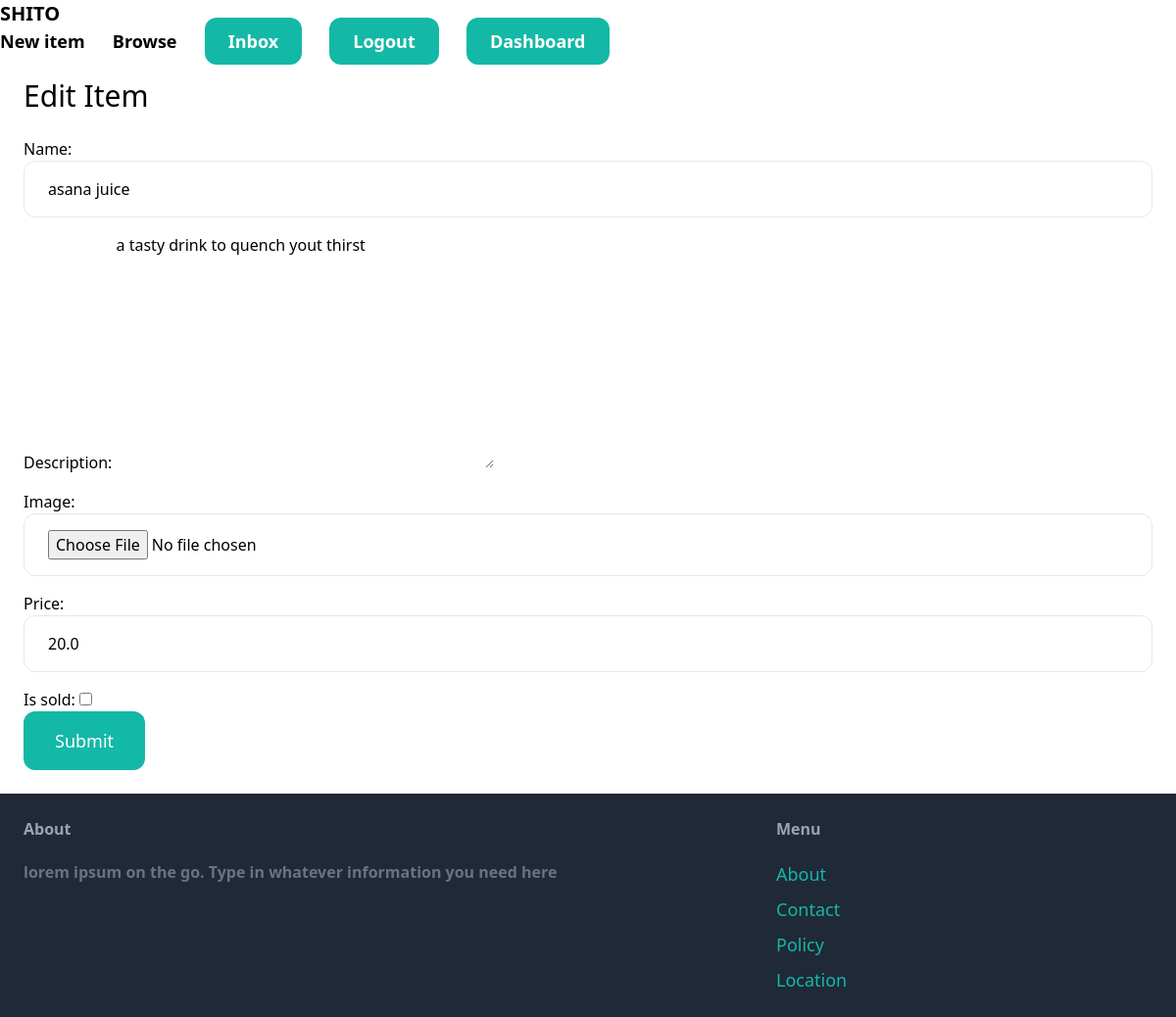
The app's page /item/2/edit/ (signed in) with its own data.
### item/models.py (models this page shows, shortened)
class Item(models.Model):
    category = models.ForeignKey(Category, related_name='items', on_delete=models.CASCADE)
    name = models.CharField(max_length=255)
    description = models.TextField(blank=True, null=True)
    price = models.FloatField()
    image = models.ImageField(upload_to='item_images', blank=True, null=True)
    is_sold = models.BooleanField(default=False)
    created_at = models.DateField(auto_now_add=True)
    created_by = models.ForeignKey(User, related_name='items', on_delete=models.CASCADE)

### item/views.py (the view)
# urls.py: path('<int:pk>/edit/', views.edit, name='edit'),
@login_required
def edit(request, pk):
    item = get_object_or_404(Item, pk = pk, created_by = request.user)
    if request.method == "POST":
        form = EditItemForm(request.POST, request.FILES, instance= item)
        if form.is_valid():
            form.save()
            return redirect('item:detail', pk=item.id)
    else:
        form = EditItemForm(instance= item)
    return render(request, 'item/form.html', {
        'form': form,
        'title': 'Edit Item',
    })

### item/forms.py
class EditItemForm(forms.ModelForm):
    class Meta:
        model = Item
        fields = ('name', 'description', 'image', 'price', 'is_sold')
        widgets = {
            'name': forms.TextInput(attrs={
                'class': CLASS_VARIABLE
            }),
            'Description': forms.Textarea(attrs={
                'class': CLASS_VARIABLE
            }),
            'price': forms.TextInput(attrs={
                'class': CLASS_VARIABLE
            }),
            'image': forms.FileInput(attrs={
                'class': CLASS_VARIABLE
            }),
        }

### item/templates/item/form.html (shortened to what this page needs)
{% extends 'Spice/base.html' %}
{% block content %}
<h1 class ="mb-6 text-3xl">{{title}}</h1>
<form method="Post" action= "." enctype="multipart/form-data">
    <div class= "space-y-4">
        {{form.as_p}}
    </div>
    <button class="py-4 px-8 text-lg bg-teal-500 hover:bg-teal-700 rounded-xl text-white">Submit</button>
</form>
{% endblock content %}

### records on screen
Item: name "asana juice", description "a tasty drink to quench yout thirst", price "20.0"

### other values on screen
{{ title }} "Edit Item"
